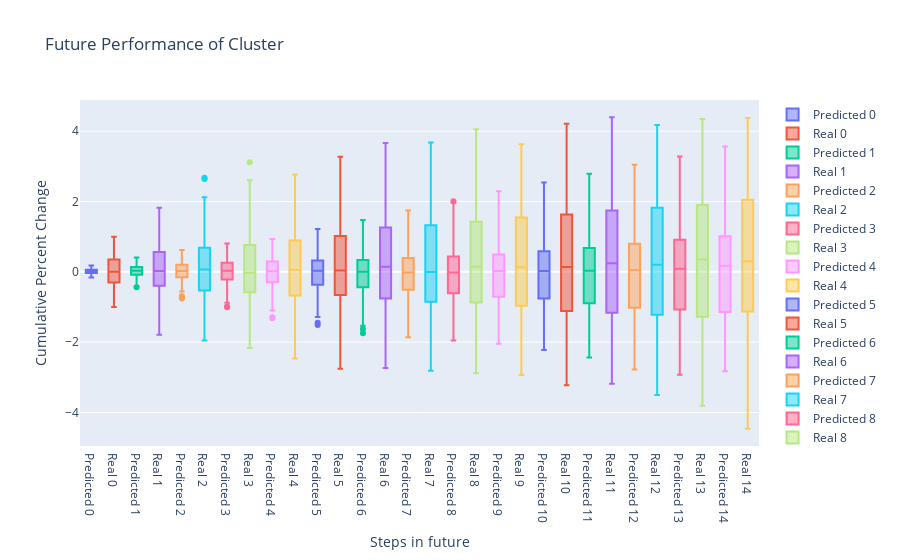

Here is the notebook cell this chart was saved with:
### Code cell
print("FINE TUNED MODEL")
print(large_data_set_accuracy)
test_utils.visualize_future_distribution(large_data_set_results)

### Figure 1 — Plotly figure (JSON) as saved in the notebook; plotly's stock layout.template omitted (floating-point values rounded to 4 significant figures; data arrays with more than 128 entries replaced by an {"elided": "..."} marker saying what was removed)
{"data": [{"name": "Predicted 0", "type": "box", "y": {"elided": "217 float values"}}, {"name": "Real 0", "type": "box", "y": {"elided": "217 float values"}}, {"name": "Predicted 1", "type": "box", "y": {"elided": "217 float values"}}, {"name": "Real 1", "type": "box", "y": {"elided": "217 float values"}}, {"name": "Predicted 2", "type": "box", "y": {"elided": "217 float values"}}, {"name": "Real 2", "type": "box", "y": {"elided": "217 float values"}}, {"name": "Predicted 3", "type": "box", "y": {"elided": "217 float values"}}, {"name": "Real 3", "type": "box", "y": {"elided": "217 float values"}}, {"name": "Predicted 4", "type": "box", "y": {"elided": "217 float values"}}, {"name": "Real 4", "type": "box", "y": {"elided": "217 float values"}}, {"name": "Predicted 5", "type": "box", "y": {"elided": "217 float values"}}, {"name": "Real 5", "type": "box", "y": {"elided": "217 float values"}}, {"name": "Predicted 6", "type": "box", "y": {"elided": "217 float values"}}, {"name": "Real 6", "type": "box", "y": {"elided": "217 float values"}}, {"name": "Predicted 7", "type": "box", "y": {"elided": "217 float values"}}, {"name": "Real 7", "type": "box", "y": {"elided": "217 float values"}}, {"name": "Predicted 8", "type": "box", "y": {"elided": "217 float values"}}, {"name": "Real 8", "type": "box", "y": {"elided": "217 float values"}}, {"name": "Predicted 9", "type": "box", "y": {"elided": "217 float values"}}, {"name": "Real 9", "type": "box", "y": {"elided": "217 float values"}}, {"name": "Predicted 10", "type": "box", "y": {"elided": "217 float values"}}, {"name": "Real 10", "type": "box", "y": {"elided": "217 float values"}}, {"name": "Predicted 11", "type": "box", "y": {"elided": "217 float values"}}, {"name": "Real 11", "type": "box", "y": {"elided": "217 float values"}}, {"name": "Predicted 12", "type": "box", "y": {"elided": "217 float values"}}, {"name": "Real 12", "type": "box", "y": {"elided": "217 float values"}}, {"name": "Predicted 13", "type": "box", "y": {"elided": "217 float values"}}, {"name": "Real 13", "type": "box", "y": {"elided": "217 float values"}}, {"name": "Predicted 14", "type": "box", "y": {"elided": "217 float values"}}, {"name": "Real 14", "type": "box", "y": {"elided": "217 float values"}}], "layout": {"title": {"text": "Future Performance of Cluster"}, "xaxis": {"title": {"text": "Steps in future"}}, "yaxis": {"title": {"text": "Cumulative Percent Change"}}}}
